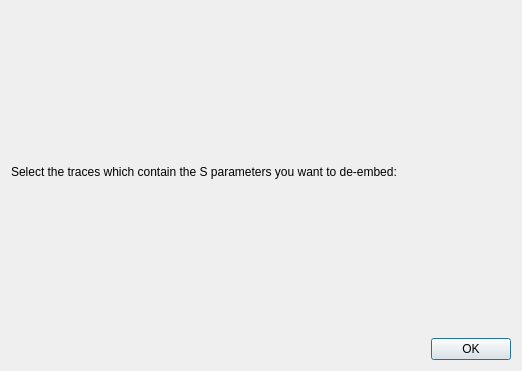
<?xml version="1.0" encoding="UTF-8"?>
<ui version="4.0">
 <class>ManualDeembeddingDialog</class>
 <widget class="QDialog" name="ManualDeembeddingDialog">
  <property name="geometry">
   <rect>
    <x>0</x>
    <y>0</y>
    <width>522</width>
    <height>371</height>
   </rect>
  </property>
  <property name="windowTitle">
   <string>Manual De-embedding</string>
  </property>
  <property name="modal">
   <bool>true</bool>
  </property>
  <layout class="QVBoxLayout" name="verticalLayout">
   <item>
    <widget class="QLabel" name="label">
     <property name="text">
      <string>Select the traces which contain the S parameters you want to de-embed:</string>
     </property>
    </widget>
   </item>
   <item>
    <widget class="QDialogButtonBox" name="buttonBox">
     <property name="orientation">
      <enum>Qt::Horizontal</enum>
     </property>
     <property name="standardButtons">
      <set>QDialogButtonBox::Ok</set>
     </property>
    </widget>
   </item>
  </layout>
 </widget>
 <resources/>
 <connections>
  <connection>
   <sender>buttonBox</sender>
   <signal>accepted()</signal>
   <receiver>ManualDeembeddingDialog</receiver>
   <slot>accept()</slot>
   <hints>
    <hint type="sourcelabel">
     <x>248</x>
     <y>254</y>
    </hint>
    <hint type="destinationlabel">
     <x>157</x>
     <y>274</y>
    </hint>
   </hints>
  </connection>
  <connection>
   <sender>buttonBox</sender>
   <signal>rejected()</signal>
   <receiver>ManualDeembeddingDialog</receiver>
   <slot>reject()</slot>
   <hints>
    <hint type="sourcelabel">
     <x>316</x>
     <y>260</y>
    </hint>
    <hint type="destinationlabel">
     <x>286</x>
     <y>274</y>
    </hint>
   </hints>
  </connection>
 </connections>
</ui>
